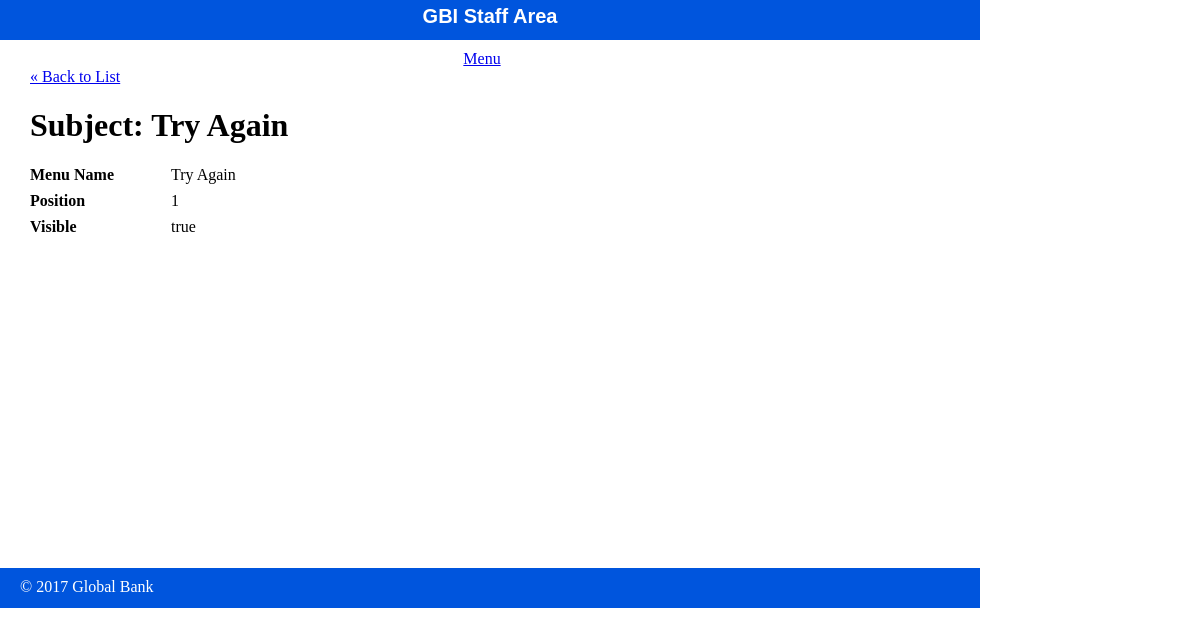
The page /public/staff/subjects/show.php?id=10 on the database as committed earlier.
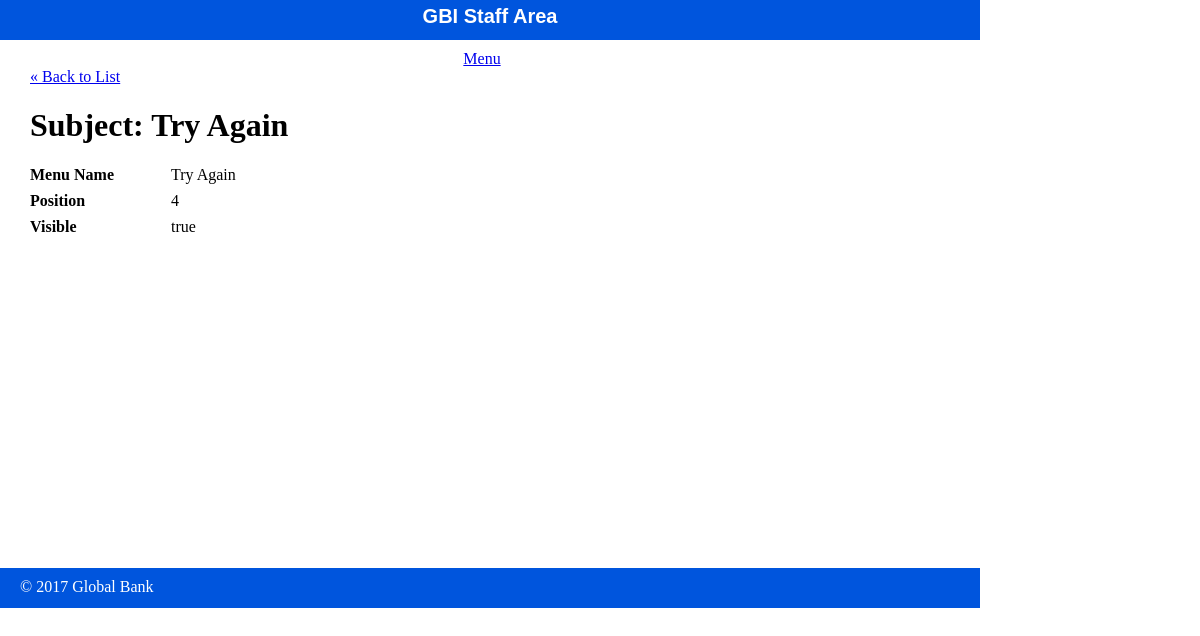
The same page on the database as committed later.
### tables this page shows
CREATE TABLE IF NOT EXISTS `subjects` (
  `id` int(11) NOT NULL AUTO_INCREMENT,
  `menu_name` varchar(255) DEFAULT NULL,
  `position` int(3) DEFAULT NULL,
  `visible` tinyint(1) DEFAULT NULL,
  PRIMARY KEY (`id`)
);

### private/functions.php (called while the page is built, shortened)
<?php
	function url_for($script_path) {
		return WWW_ROOT . $script_path;
}
	function h($string="") {
		return htmlspecialchars($string);
	}
?>

### private/query_functions.php (called while the page is built, shortened)
<?php
    function find_subject_by_id($id){
        global $db;
        $sql = "SELECT * FROM subjects ";
        $sql .= "WHERE id='" . $id . "'";
        $result = mysqli_query($db, $sql);
        $subject = mysqli_fetch_assoc($result);
        return $subject;
    }
?>

### public/staff/subjects/show.php (the view, shortened to what this page needs)
<?php
$id = isset($_GET['id']) ? $_GET['id'] : 'DEFAULT VALUE';
$subject = find_subject_by_id($id);
?>
<?php include(SHARED_PATH . '/staff_header.php'); ?>
<div id="content">
	<a class="back-link" href="<?php echo url_for('/staff/subjects/index.php') ?>">&laquo; Back to List</a>
	<div class="subject show">
		<h1>Subject: <?php echo h($subject['menu_name']); ?></h1>
        <div class="attributes">
            <dl>
                <dt>Menu Name</dt>
                <dd><?php echo h($subject['menu_name']); ?></dd>
            </dl>
            <dl>
                <dt>Position</dt>
                <dd><?php echo h($subject['position']); ?></dd>
            </dl>
            <dl>
                <dt>Visible</dt>
                <dd><?php echo $subject['visible'] == '1' ? 'true' : 'false'; ?></dd>
                </dl>
        </div>
	</div>
</div>
<?php include(SHARED_PATH . '/staff_footer.php'); ?>

Rows that differ between the two databases and show on the page:
changed subjects "Try Again": position "1" → "4"
